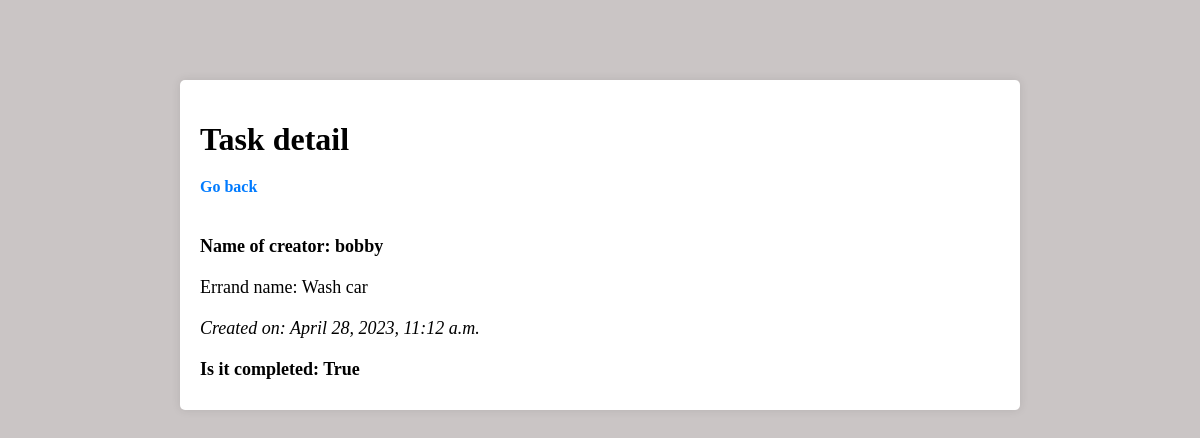
The page /detail/31/ (signed in) on the database its author committed.
### core/models.py (models this page shows, shortened)
class Errand(models.Model):
    created_by = models.ForeignKey(User, on_delete=models.CASCADE, null=True, blank=True)
    title = models.CharField(max_length=250)
    completed = models.BooleanField(default=False)
    created_time = models.DateTimeField(auto_now_add=True)
    class Meta:
        ordering = ['completed']

### core/views.py (the view)
# urls.py: path('detail/<int:pk>/', views.errand_detail, name="detail"), # uvjek stavi slash "/" na kraju path-a
@login_required
def errand_detail(request, pk):
    if request.method == "GET":
        errand = Errand.objects.get(pk=pk)
        return render(request, 'core/errand_detail.html', {
            'errand': errand
        })

### core/templates/core/errand_detail.html
{% extends 'core/main.html' %}
{% block content %}
<h1 class="detail-headline">Task detail</h1>
<a class="go-back-btn" href="{% url 'errands' %}">Go back</a>
<p class="creator-name">Name of creator: {{errand.created_by}}</p>
<p class="errand-name">Errand name: {{errand.title}}</p>
<p class="date-created">Created on: {{errand.created_time}}</p>
<p class="is-completed">Is it completed: {{errand.completed}}</p>
{% endblock %}

### core/templates/core/main.html (style rules this page uses)
body { background-color: rgb(202, 197, 197); }
p { margin: 20px 0; font-size: 18px; }
.detail-headline { font-size: 32px; margin-bottom: 20px; }
.go-back-btn { display: inline-block; color: #007bff; text-decoration: none; font-weight: bold; margin-bottom: 20px; }
p { margin-bottom: 10px; font-size: 18px; }
.creator-name { font-weight: bold; }
.date-created { font-style: italic; }
.is-completed { font-weight: bold; }

### rows shown on the page
Errand: created_by "bobby", title "Wash car", created_time "April 28, 2023, 11:12 a.m.", completed "True"
